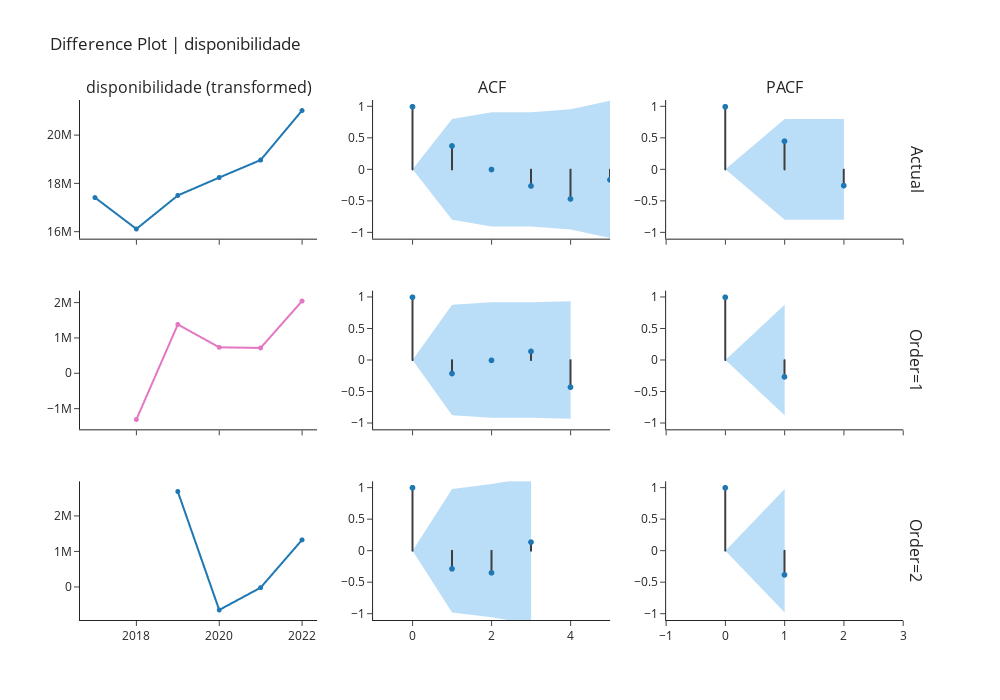

This figure's notebook cell:
### Markdown cell above
## Difference Plot Using Order

### Code cell
exp.plot_model(plot="diff", 
               data_kwargs={"order_list": [1, 2], "acf": True, "pacf": True},
               fig_kwargs = {"height":700,"width":1000,"template": "simple_white","hoverinfo":"skip","big_data_threshold":10})

### Figure 1 — Plotly figure (JSON) as saved in the notebook; plotly's stock layout.template omitted (floating-point values rounded to 4 significant figures)
{"data": [{"hoverinfo": "skip", "line": {"width": 2}, "marker": {"size": 5}, "mode": "lines+markers", "name": "Actual", "showlegend": false, "type": "scattergl", "x": [2017, 2018, 2019, 2020, 2021, 2022], "xaxis": "x", "y": [17427206, 16126368, 17515920, 18258981, 18984300, 21037669], "yaxis": "y"}, {"line": {"color": "#3f3f3f"}, "mode": "lines", "name": "Actual", "showlegend": false, "type": "scattergl", "x": [0, 0], "xaxis": "x2", "y": [0, 1], "yaxis": "y2"}, {"line": {"color": "#3f3f3f"}, "mode": "lines", "name": "Actual", "showlegend": false, "type": "scattergl", "x": [1, 1], "xaxis": "x2", "y": [0, 0.3777], "yaxis": "y2"}, {"line": {"color": "#3f3f3f"}, "mode": "lines", "name": "Actual", "showlegend": false, "type": "scattergl", "x": [2, 2], "xaxis": "x2", "y": [0, 0.003678], "yaxis": "y2"}, {"line": {"color": "#3f3f3f"}, "mode": "lines", "name": "Actual", "showlegend": false, "type": "scattergl", "x": [3, 3], "xaxis": "x2", "y": [0, -0.2576], "yaxis": "y2"}, {"line": {"color": "#3f3f3f"}, "mode": "lines", "name": "Actual", "showlegend": false, "type": "scattergl", "x": [4, 4], "xaxis": "x2", "y": [0, -0.4638], "yaxis": "y2"}, {"line": {"color": "#3f3f3f"}, "mode": "lines", "name": "Actual", "showlegend": false, "type": "scattergl", "x": [5, 5], "xaxis": "x2", "y": [0, -0.1599], "yaxis": "y2"}, {"marker": {"color": "#1f77b4", "size": 6}, "mode": "markers", "name": "Actual", "showlegend": false, "type": "scattergl", "x": [0, 1, 2, 3, 4, 5], "xaxis": "x2", "y": [1, 0.3777, 0.003678, -0.2576, -0.4638, -0.1599], "yaxis": "y2"}, {"line": {"color": "rgba(255,255,255,0)"}, "mode": "lines", "name": "UC", "showlegend": false, "type": "scatter", "x": [0, 1, 2, 3, 4, 5], "xaxis": "x2", "y": [0, 0.8002, 0.9071, 0.9072, 0.9528, 1.088], "yaxis": "y2"}, {"fill": "tonexty", "fillcolor": "rgba(32, 146, 230,0.3)", "line": {"color": "rgba(255,255,255,0)"}, "mode": "lines", "name": "LC", "showlegend": false, "type": "scatter", "x": [0, 1, 2, 3, 4, 5], "xaxis": "x2", "y": [0, -0.8002, -0.9071, -0.9072, -0.9528, -1.088], "yaxis": "y2"}, {"line": {"color": "#3f3f3f"}, "mode": "lines", "name": "Actual", "showlegend": false, "type": "scattergl", "x": [0, 0], "xaxis": "x3", "y": [0, 1], "yaxis": "y3"}, {"line": {"color": "#3f3f3f"}, "mode": "lines", "name": "Actual", "showlegend": false, "type": "scattergl", "x": [1, 1], "xaxis": "x3", "y": [0, 0.4532], "yaxis": "y3"}, {"line": {"color": "#3f3f3f"}, "mode": "lines", "name": "Actual", "showlegend": false, "type": "scattergl", "x": [2, 2], "xaxis": "x3", "y": [0, -0.2516], "yaxis": "y3"}, {"marker": {"color": "#1f77b4", "size": 6}, "mode": "markers", "name": "Actual", "showlegend": false, "type": "scattergl", "x": [0, 1, 2], "xaxis": "x3", "y": [1, 0.4532, -0.2516], "yaxis": "y3"}, {"line": {"color": "rgba(255,255,255,0)"}, "mode": "lines", "name": "UC", "showlegend": false, "type": "scatter", "x": [0, 1, 2], "xaxis": "x3", "y": [0, 0.8002, 0.8002], "yaxis": "y3"}, {"fill": "tonexty", "fillcolor": "rgba(32, 146, 230,0.3)", "line": {"color": "rgba(255,255,255,0)"}, "mode": "lines", "name": "LC", "showlegend": false, "type": "scatter", "x": [0, 1, 2], "xaxis": "x3", "y": [0, -0.8002, -0.8002], "yaxis": "y3"}, {"hoverinfo": "skip", "line": {"width": 2}, "marker": {"size": 5}, "mode": "lines+markers", "name": "Order=1", "showlegend": false, "type": "scattergl", "x": [2018, 2019, 2020, 2021, 2022], "xaxis": "x4", "y": [-1300838, 1389552, 743061, 725319, 2053369], "yaxis": "y4"}, {"line": {"color": "#3f3f3f"}, "mode": "lines", "name": "Order=1", "showlegend": false, "type": "scattergl", "x": [0, 0], "xaxis": "x5", "y": [0, 1], "yaxis": "y5"}, {"line": {"color": "#3f3f3f"}, "mode": "lines", "name": "Order=1", "showlegend": false, "type": "scattergl", "x": [1, 1], "xaxis": "x5", "y": [0, -0.2111], "yaxis": "y5"}, {"line": {"color": "#3f3f3f"}, "mode": "lines", "name": "Order=1", "showlegend": false, "type": "scattergl", "x": [2, 2], "xaxis": "x5", "y": [0, -0.001957], "yaxis": "y5"}, {"line": {"color": "#3f3f3f"}, "mode": "lines", "name": "Order=1", "showlegend": false, "type": "scattergl", "x": [3, 3], "xaxis": "x5", "y": [0, 0.1398], "yaxis": "y5"}, {"line": {"color": "#3f3f3f"}, "mode": "lines", "name": "Order=1", "showlegend": false, "type": "scattergl", "x": [4, 4], "xaxis": "x5", "y": [0, -0.4268], "yaxis": "y5"}, {"marker": {"color": "#1f77b4", "size": 6}, "mode": "markers", "name": "Order=1", "showlegend": false, "type": "scattergl", "x": [0, 1, 2, 3, 4], "xaxis": "x5", "y": [1, -0.2111, -0.001957, 0.1398, -0.4268], "yaxis": "y5"}, {"line": {"color": "rgba(255,255,255,0)"}, "mode": "lines", "name": "UC", "showlegend": false, "type": "scatter", "x": [0, 1, 2, 3, 4], "xaxis": "x5", "y": [0, 0.8765, 0.9147, 0.9147, 0.931], "yaxis": "y5"}, {"fill": "tonexty", "fillcolor": "rgba(32, 146, 230,0.3)", "line": {"color": "rgba(255,255,255,0)"}, "mode": "lines", "name": "LC", "showlegend": false, "type": "scatter", "x": [0, 1, 2, 3, 4], "xaxis": "x5", "y": [0, -0.8765, -0.9147, -0.9147, -0.931], "yaxis": "y5"}, {"line": {"color": "#3f3f3f"}, "mode": "lines", "name": "Order=1", "showlegend": false, "type": "scattergl", "x": [0, 0], "xaxis": "x6", "y": [0, 1], "yaxis": "y6"}, {"line": {"color": "#3f3f3f"}, "mode": "lines", "name": "Order=1", "showlegend": false, "type": "scattergl", "x": [1, 1], "xaxis": "x6", "y": [0, -0.2638], "yaxis": "y6"}, {"marker": {"color": "#1f77b4", "size": 6}, "mode": "markers", "name": "Order=1", "showlegend": false, "type": "scattergl", "x": [0, 1], "xaxis": "x6", "y": [1, -0.2638], "yaxis": "y6"}, {"line": {"color": "rgba(255,255,255,0)"}, "mode": "lines", "name": "UC", "showlegend": false, "type": "scatter", "x": [0, 1], "xaxis": "x6", "y": [0, 0.8765], "yaxis": "y6"}, {"fill": "tonexty", "fillcolor": "rgba(32, 146, 230,0.3)", "line": {"color": "rgba(255,255,255,0)"}, "mode": "lines", "name": "LC", "showlegend": false, "type": "scatter", "x": [0, 1], "xaxis": "x6", "y": [0, -0.8765], "yaxis": "y6"}, {"hoverinfo": "skip", "line": {"width": 2}, "marker": {"size": 5}, "mode": "lines+markers", "name": "Order=2", "showlegend": false, "type": "scattergl", "x": [2019, 2020, 2021, 2022], "xaxis": "x7", "y": [2690390, -646491, -17742, 1328050], "yaxis": "y7"}, {"line": {"color": "#3f3f3f"}, "mode": "lines", "name": "Order=2", "showlegend": false, "type": "scattergl", "x": [0, 0], "xaxis": "x8", "y": [0, 1], "yaxis": "y8"}, {"line": {"color": "#3f3f3f"}, "mode": "lines", "name": "Order=2", "showlegend": false, "type": "scattergl", "x": [1, 1], "xaxis": "x8", "y": [0, -0.2872], "yaxis": "y8"}, {"line": {"color": "#3f3f3f"}, "mode": "lines", "name": "Order=2", "showlegend": false, "type": "scattergl", "x": [2, 2], "xaxis": "x8", "y": [0, -0.35], "yaxis": "y8"}, {"line": {"color": "#3f3f3f"}, "mode": "lines", "name": "Order=2", "showlegend": false, "type": "scattergl", "x": [3, 3], "xaxis": "x8", "y": [0, 0.1372], "yaxis": "y8"}, {"marker": {"color": "#1f77b4", "size": 6}, "mode": "markers", "name": "Order=2", "showlegend": false, "type": "scattergl", "x": [0, 1, 2, 3], "xaxis": "x8", "y": [1, -0.2872, -0.35, 0.1372], "yaxis": "y8"}, {"line": {"color": "rgba(255,255,255,0)"}, "mode": "lines", "name": "UC", "showlegend": false, "type": "scatter", "x": [0, 1, 2, 3], "xaxis": "x8", "y": [0, 0.98, 1.058, 1.164], "yaxis": "y8"}, {"fill": "tonexty", "fillcolor": "rgba(32, 146, 230,0.3)", "line": {"color": "rgba(255,255,255,0)"}, "mode": "lines", "name": "LC", "showlegend": false, "type": "scatter", "x": [0, 1, 2, 3], "xaxis": "x8", "y": [0, -0.98, -1.058, -1.164], "yaxis": "y8"}, {"line": {"color": "#3f3f3f"}, "mode": "lines", "name": "Order=2", "showlegend": false, "type": "scattergl", "x": [0, 0], "xaxis": "x9", "y": [0, 1], "yaxis": "y9"}, {"line": {"color": "#3f3f3f"}, "mode": "lines", "name": "Order=2", "showlegend": false, "type": "scattergl", "x": [1, 1], "xaxis": "x9", "y": [0, -0.3829], "yaxis": "y9"}, {"marker": {"color": "#1f77b4", "size": 6}, "mode": "markers", "name": "Order=2", "showlegend": false, "type": "scattergl", "x": [0, 1], "xaxis": "x9", "y": [1, -0.3829], "yaxis": "y9"}, {"line": {"color": "rgba(255,255,255,0)"}, "mode": "lines", "name": "UC", "showlegend": false, "type": "scatter", "x": [0, 1], "xaxis": "x9", "y": [0, 0.98], "yaxis": "y9"}, {"fill": "tonexty", "fillcolor": "rgba(32, 146, 230,0.3)", "line": {"color": "rgba(255,255,255,0)"}, "mode": "lines", "name": "LC", "showlegend": false, "type": "scatter", "x": [0, 1], "xaxis": "x9", "y": [0, -0.98], "yaxis": "y9"}], "layout": {"annotations": [{"font": {"size": 16}, "showarrow": false, "text": "disponibilidade (transformed)", "x": 0.1411, "xanchor": "center", "xref": "paper", "y": 1, "yanchor": "bottom", "yref": "paper"}, {"font": {"size": 16}, "showarrow": false, "text": "ACF", "x": 0.49, "xanchor": "center", "xref": "paper", "y": 1, "yanchor": "bottom", "yref": "paper"}, {"font": {"size": 16}, "showarrow": false, "text": "PACF", "x": 0.8389, "xanchor": "center", "xref": "paper", "y": 1, "yanchor": "bottom", "yref": "paper"}, {"font": {"size": 16}, "showarrow": false, "text": "Actual", "textangle": 90, "x": 0.98, "xanchor": "left", "xref": "paper", "y": 0.8667, "yanchor": "middle", "yref": "paper"}, {"font": {"size": 16}, "showarrow": false, "text": "Order=1", "textangle": 90, "x": 0.98, "xanchor": "left", "xref": "paper", "y": 0.5, "yanchor": "middle", "yref": "paper"}, {"font": {"size": 16}, "showarrow": false, "text": "Order=2", "textangle": 90, "x": 0.98, "xanchor": "left", "xref": "paper", "y": 0.1333, "yanchor": "middle", "yref": "paper"}], "autosize": false, "height": 700, "showlegend": false, "title": {"text": "Difference Plot | disponibilidade"}, "width": 1000, "xaxis": {"anchor": "y", "domain": [0, 0.2822], "matches": "x7", "showticklabels": false}, "xaxis2": {"anchor": "y2", "domain": [0.3489, 0.6311], "matches": "x8", "range": [-1, 7], "showticklabels": false}, "xaxis3": {"anchor": "y3", "domain": [0.6978, 0.98], "matches": "x9", "range": [-1, 4], "showticklabels": false}, "xaxis4": {"anchor": "y4", "domain": [0, 0.2822], "matches": "x7", "showticklabels": false}, "xaxis5": {"anchor": "y5", "domain": [0.3489, 0.6311], "matches": "x8", "range": [-1, 6], "showticklabels": false}, "xaxis6": {"anchor": "y6", "domain": [0.6978, 0.98], "matches": "x9", "range": [-1, 3], "showticklabels": false}, "xaxis7": {"anchor": "y7", "domain": [0, 0.2822]}, "xaxis8": {"anchor": "y8", "domain": [0.3489, 0.6311], "range": [-1, 5]}, "xaxis9": {"anchor": "y9", "domain": [0.6978, 0.98], "range": [-1, 3]}, "yaxis": {"anchor": "x", "domain": [0.7333, 1]}, "yaxis2": {"anchor": "x2", "domain": [0.7333, 1], "range": [-1.1, 1.1], "zerolinecolor": "#000000"}, "yaxis3": {"anchor": "x3", "domain": [0.7333, 1], "range": [-1.1, 1.1], "zerolinecolor": "#000000"}, "yaxis4": {"anchor": "x4", "domain": [0.3667, 0.6333]}, "yaxis5": {"anchor": "x5", "domain": [0.3667, 0.6333], "range": [-1.1, 1.1], "zerolinecolor": "#000000"}, "yaxis6": {"anchor": "x6", "domain": [0.3667, 0.6333], "range": [-1.1, 1.1], "zerolinecolor": "#000000"}, "yaxis7": {"anchor": "x7", "domain": [0, 0.2667]}, "yaxis8": {"anchor": "x8", "domain": [0, 0.2667], "range": [-1.1, 1.1], "zerolinecolor": "#000000"}, "yaxis9": {"anchor": "x9", "domain": [0, 0.2667], "range": [-1.1, 1.1], "zerolinecolor": "#000000"}}}
